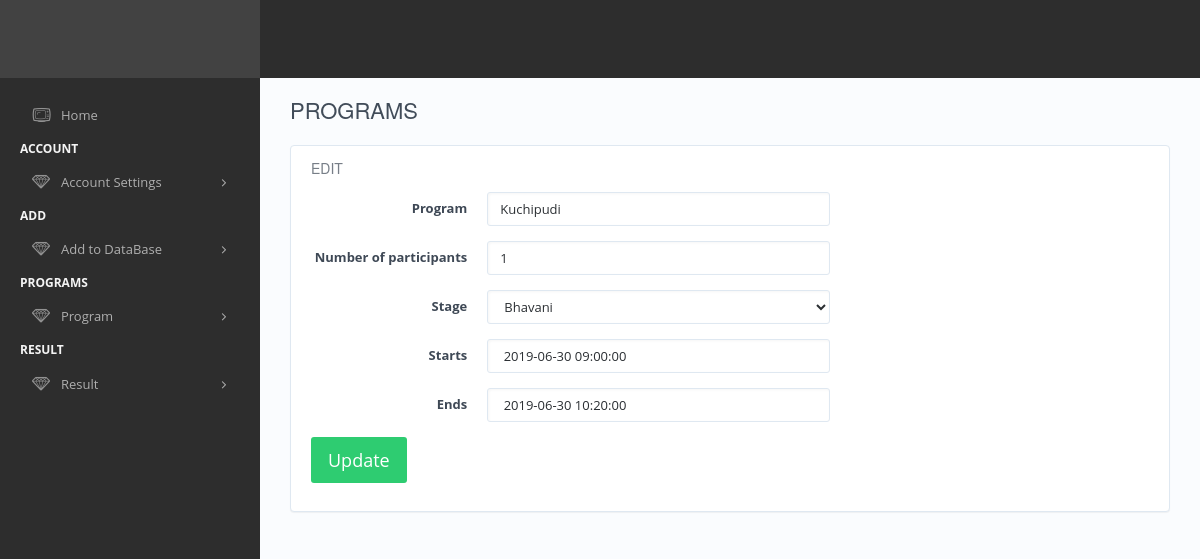
The app's page /admin/edit.php?id=1 (signed in) with its own data.
### tables this page shows
CREATE TABLE IF NOT EXISTS `program` (
  `Program_id` int(3) NOT NULL AUTO_INCREMENT,
  `Program_type` varchar(50) NOT NULL,
  `Program` varchar(50) NOT NULL,
  `Number_of_participants` int(11) NOT NULL,
  `Stage` int(2) DEFAULT NULL,
  `start` longtext,
  `end` longtext,
  `st_size` int(11) NOT NULL,
  `time_limit` int(11) NOT NULL,
  `total_time` int(11) DEFAULT NULL,
  `total_no` int(11) DEFAULT NULL,
  `ststate` int(11) NOT NULL DEFAULT '0',
  `mstatus` int(11) NOT NULL DEFAULT '0',
  PRIMARY KEY (`Program_id`)
);

CREATE TABLE IF NOT EXISTS `stage` (
  `Name` varchar(25) NOT NULL,
  `Stage_Number` int(10) NOT NULL AUTO_INCREMENT,
  `size` int(11) NOT NULL,
  `state` int(11) NOT NULL DEFAULT '0',
  `work` int(11) NOT NULL DEFAULT '0',
  PRIMARY KEY (`Stage_Number`)
);

### includes/connection.php (called while the page is built, shortened)
<?php
	class Database extends Exception {
		private $host = 'localhost';
		private $username = 'root';
		private $password = '';
		private $db = 'ytf';
		private $dbn;
		public function connect() {
			try {
				$dsn = 'mysql:host=' . $this->host . ';dbname=' . $this->db;
				$this->dbn = new PDO($dsn, $this->username, $this->password);
				$this->dbn->setAttribute(PDO::ATTR_ERRMODE, PDO::ERRMODE_EXCEPTION);
				$this->dbn->setAttribute(PDO::ATTR_EMULATE_PREPARES, false);
				return true;
			} catch( PDOException $e ) {
				echo 'ERROR: ' . $e->getMessage();
			}
		}
		public function display( $sql, $array = NULL ) {
			try {
				$stmnt = $this->dbn->prepare($sql);
				$stmnt->execute( $array );
				return $istrue = $stmnt->fetchAll();
			}  catch (PDOException $e) {
			   echo "Error: " . $e->getMessage() . "<br />\n";
			}
		}
	}
?>

### admin/edit.php (the view, shortened to what this page needs)
<?php
    include_once( 'header.php' );
    $db=new Database();
    if(isset($_GET['id']) && $_GET['id']){
      $Program_id = $_GET['id'];
      $stmnt='select * from program where Program_id=:Program_id';
      $params = array(':Program_id' =>  $Program_id);
      $prgm = $db->display($stmnt, $params);
      if( $prgm ) { $prgm = $prgm[0];
 ?>
  <div id="page-title">
      <h2>Programs</h2>
  </div>
  <div class="panel">
      <div class="panel-body">
          <h3 class="title-hero">
            Edit
          </h3>
          <form class="form-horizontal bordered-row" data-parsley-validate method="post" action="">
          <div class="row">
            <div class="col-md-10">
              <div class="form-group">
                      <label class="col-sm-3 control-label">Program</label>
                      <div class="col-sm-6">
                          <input type="text" required class="form-control" name="program" value="<?php echo $prgm['Program']; ?>" id="" placeholder="Program">
                      </div>
                  </div>
            </div>
             <div class="col-md-10">
              <div class="form-group">
                      <label class="col-sm-3 control-label">Number of participants</label>
                      <div class="col-sm-6">
                          <input type="text" required class="form-control" name="number" value="<?php echo $prgm['Number_of_participants']; ?>" id="" placeholder="Number">
                      </div>
                  </div>
            </div>
            <div class="col-md-10">
              <div class="form-group">
                      <label class="col-sm-3 control-label">Stage</label>
                      <div class="col-sm-6">
                            <select   required class="form-control" name="stage" id="stg" placeholder="Stage">
        <?php
          $stmnt='SELECT * FROM `stage` ';
       if($district = $db->display($stmnt)){
            foreach ($district as $value) { ?>
              <option value="<?php echo $value['Stage_Number']; ?>" <?php if( $value['Stage_Number'] == $prgm['Stage'] ) echo ' selected'; ?>><?php echo $value['Name'];?></option>
            <?php }
       }
       else {
            $error= '';
       }
  ?>
                      </select>
                      </div>
                  </div>
            </div>
            <div class="col-md-10">
              <div class="form-group">
                      <label class="col-sm-3 control-label">Starts</label>
                      <div class="col-sm-6">
                          <input type="text" required class="form-control" name="start" value="<?php echo $prgm['start']; ?>" id="" placeholder="Date">
                      </div>
                  </div>
            </div><div class="col-md-10">
              <div class="form-group">
                    <label class="col-sm-3 control-label">Ends</label>
                      <div class="col-sm-6">
                          <input type="text" required class="form-control" name="end" value="<?php echo $prgm['end']; ?>" id="" placeholder="Time">
                      </div>
                  </div>
                   <div class="">
                          <div class="">
                              <input type="submit" size="5" class="btn btn-success btn-lg" name="submit" value="Update">
                          </div>
               </div>
        </form>
      </div>
    </div>
    <?php
    }
    } else {
      echo'<script type="text/javascript">
      window.location.href="home.php";
      </script>';
      }?>
<?php include_once('../footer.php');  ?>

### records on screen
program: program "Kuchipudi", number "1", stage "Bhavani", start "2019-06-30 09:00:00", end "2019-06-30 10:20:00"
